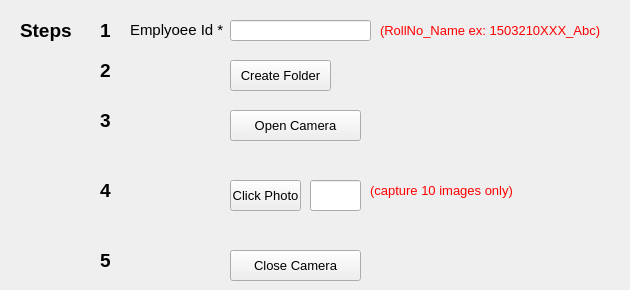
  <widget class="QWidget" name="tab_3">
   <attribute name="title">
    <string>Capture Images</string>
   </attribute>
   <widget class="QLineEdit" name="id_2">
    <property name="geometry">
     <rect>
      <x>230</x>
      <y>20</y>
      <width>141</width>
      <height>21</height>
     </rect>
    </property>
   </widget>
   <widget class="QLabel" name="label_20">
    <property name="geometry">
     <rect>
      <x>130</x>
      <y>20</y>
      <width>101</width>
      <height>21</height>
     </rect>
    </property>
    <property name="font">
     <font>
      <pointsize>10</pointsize>
     </font>
    </property>
    <property name="text">
     <string>&lt;html&gt;&lt;head/&gt;&lt;body&gt;&lt;p&gt;&lt;span style=&quot; font-size:11pt;&quot;&gt;Emplyoee Id *&lt;/span&gt;&lt;/p&gt;&lt;/body&gt;&lt;/html&gt;</string>
    </property>
    <property name="buddy">
     <cstring>id</cstring>
    </property>
   </widget>
   <widget class="QPushButton" name="pushButton_21">
    <property name="geometry">
     <rect>
      <x>230</x>
      <y>60</y>
      <width>101</width>
      <height>31</height>
     </rect>
    </property>
    <property name="font">
     <font>
      <pointsize>10</pointsize>
     </font>
    </property>
    <property name="text">
     <string>Create Folder</string>
    </property>
   </widget>
   <widget class="QPushButton" name="pushButton_22">
    <property name="geometry">
     <rect>
      <x>230</x>
      <y>110</y>
      <width>131</width>
      <height>31</height>
     </rect>
    </property>
    <property name="font">
     <font>
      <pointsize>10</pointsize>
     </font>
    </property>
    <property name="text">
     <string>Open Camera</string>
    </property>
    <property name="icon">
     <iconset>
      <normaloff>Database/DB/icons/openCam1.png</normaloff>Database/DB/icons/openCam1.png</iconset>
    </property>
    <property name="iconSize">
     <size>
      <width>20</width>
      <height>20</height>
     </size>
    </property>
   </widget>
   <widget class="QPushButton" name="pushButton_23">
    <property name="geometry">
     <rect>
      <x>230</x>
      <y>250</y>
      <width>131</width>
      <height>31</height>
     </rect>
    </property>
    <property name="font">
     <font>
      <pointsize>10</pointsize>
     </font>
    </property>
    <property name="text">
     <string>Close Camera</string>
    </property>
    <property name="icon">
     <iconset>
      <normaloff>Database/DB/icons/webcam-off.png</normaloff>Database/DB/icons/webcam-off.png</iconset>
    </property>
    <property name="iconSize">
     <size>
      <width>20</width>
      <height>20</height>
     </size>
    </property>
   </widget>
   <widget class="QPushButton" name="pushButton_24">
    <property name="geometry">
     <rect>
      <x>230</x>
      <y>180</y>
      <width>71</width>
      <height>31</height>
     </rect>
    </property>
    <property name="font">
     <font>
      <pointsize>10</pointsize>
     </font>
    </property>
    <property name="text">
     <string>Click Photo</string>
    </property>
   </widget>
   <widget class="QLineEdit" name="lineEdit_5">
    <property name="geometry">
     <rect>
      <x>310</x>
      <y>180</y>
      <width>51</width>
      <height>31</height>
     </rect>
    </property>
    <property name="text">
     <string/>
    </property>
   </widget>
   <widget class="QLabel" name="label_23">
    <property name="geometry">
     <rect>
      <x>20</x>
      <y>20</y>
      <width>61</width>
      <height>21</height>
     </rect>
    </property>
    <property name="font">
     <font>
      <pointsize>14</pointsize>
      <weight>75</weight>
      <bold>true</bold>
     </font>
    </property>
    <property name="text">
     <string>Steps</string>
    </property>
    <property name="buddy">
     <cstring>id</cstring>
    </property>
   </widget>
   <widget class="QLabel" name="label_24">
    <property name="geometry">
     <rect>
      <x>100</x>
      <y>20</y>
      <width>31</width>
      <height>20</height>
     </rect>
    </property>
    <property name="font">
     <font>
      <pointsize>14</pointsize>
      <weight>75</weight>
      <bold>true</bold>
     </font>
    </property>
    <property name="text">
     <string>1</string>
    </property>
    <property name="buddy">
     <cstring>id</cstring>
    </property>
   </widget>
   <widget class="QLabel" name="label_25">
    <property name="geometry">
     <rect>
      <x>100</x>
      <y>60</y>
      <width>31</width>
      <height>20</height>
     </rect>
    </property>
    <property name="font">
     <font>
      <pointsize>14</pointsize>
      <weight>75</weight>
      <bold>true</bold>
     </font>
    </property>
    <property name="text">
     <string>2</string>
    </property>
    <property name="buddy">
     <cstring>id</cstring>
    </property>
   </widget>
   <widget class="QLabel" name="label_26">
    <property name="geometry">
     <rect>
      <x>100</x>
      <y>110</y>
      <width>31</width>
      <height>20</height>
     </rect>
    </property>
    <property name="font">
     <font>
      <pointsize>14</pointsize>
      <weight>75</weight>
      <bold>true</bold>
     </font>
    </property>
    <property name="text">
     <string>3</string>
    </property>
    <property name="buddy">
     <cstring>id</cstring>
    </property>
   </widget>
   <widget class="QLabel" name="label_27">
    <property name="geometry">
     <rect>
      <x>100</x>
      <y>180</y>
      <width>31</width>
      <height>20</height>
     </rect>
    </property>
    <property name="font">
     <font>
      <pointsize>14</pointsize>
      <weight>75</weight>
      <bold>true</bold>
     </font>
    </property>
    <property name="text">
     <string>4</string>
    </property>
    <property name="buddy">
     <cstring>id</cstring>
    </property>
   </widget>
   <widget class="QLabel" name="label_28">
    <property name="geometry">
     <rect>
      <x>100</x>
      <y>250</y>
      <width>31</width>
      <height>20</height>
     </rect>
    </property>
    <property name="font">
     <font>
      <pointsize>14</pointsize>
      <weight>75</weight>
      <bold>true</bold>
     </font>
    </property>
    <property name="text">
     <string>5</string>
    </property>
    <property name="buddy">
     <cstring>id</cstring>
    </property>
   </widget>
   <widget class="QLabel" name="label_29">
    <property name="geometry">
     <rect>
      <x>370</x>
      <y>180</y>
      <width>211</width>
      <height>21</height>
     </rect>
    </property>
    <property name="font">
     <font>
      <pointsize>10</pointsize>
     </font>
    </property>
    <property name="text">
     <string>&lt;html&gt;&lt;head/&gt;&lt;body&gt;&lt;p&gt;&lt;span style=&quot; color:#ff0000;&quot;&gt;(capture 10 images only)&lt;/span&gt;&lt;/p&gt;&lt;/body&gt;&lt;/html&gt;</string>
    </property>
    <property name="buddy">
     <cstring>id</cstring>
    </property>
   </widget>
   <widget class="QLabel" name="label_30">
    <property name="geometry">
     <rect>
      <x>380</x>
      <y>20</y>
      <width>241</width>
      <height>21</height>
     </rect>
    </property>
    <property name="font">
     <font>
      <pointsize>10</pointsize>
     </font>
    </property>
    <property name="text">
     <string>&lt;html&gt;&lt;head/&gt;&lt;body&gt;&lt;p&gt;&lt;span style=&quot; color:#ff0000;&quot;&gt;(RollNo_Name  ex: 1503210XXX_Abc)&lt;/span&gt;&lt;/p&gt;&lt;/body&gt;&lt;/html&gt;</string>
    </property>
    <property name="buddy">
     <cstring>id</cstring>
    </property>
   </widget>
  </widget>
